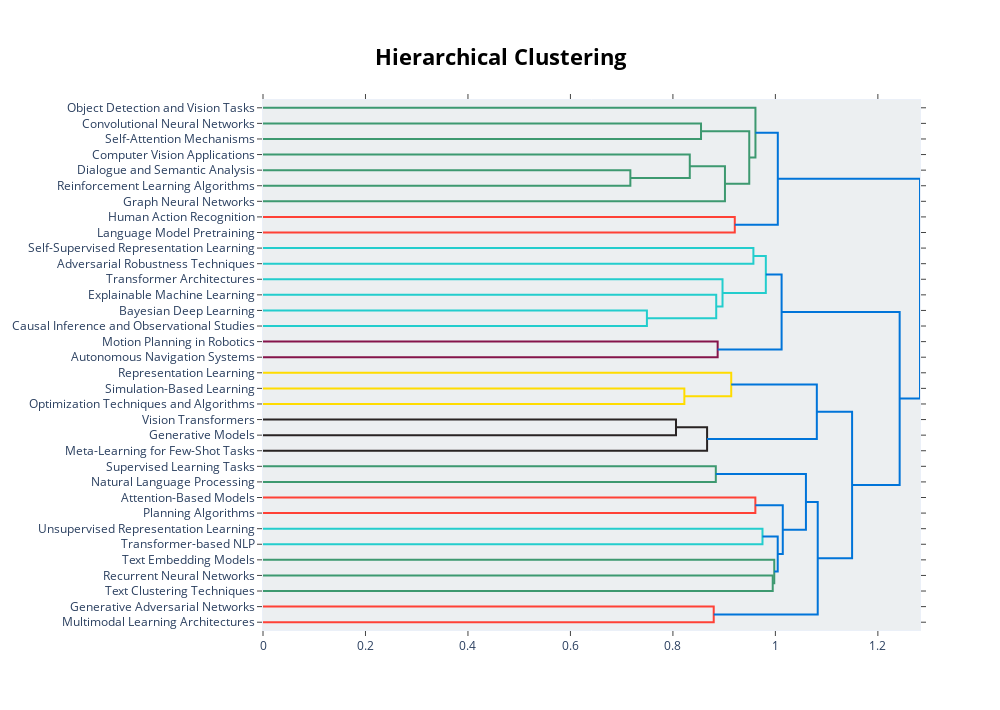

The notebook cell this image was saved under:
### Code cell
topic_model.visualize_hierarchy(custom_labels=custom_labels)

### Figure 1 — Plotly figure (JSON) as saved in the notebook; plotly's stock layout.template omitted (floating-point values rounded to 4 significant figures)
{"data": [{"hoverinfo": "text", "marker": {"color": "rgb(61,153,112)"}, "mode": "lines", "type": "scatter", "x": [0.0, 0.8549, 0.8549, 0.0], "xaxis": "x", "y": [-15.0, -15.0, -25.0, -25.0], "yaxis": "y"}, {"hoverinfo": "text", "marker": {"color": "rgb(61,153,112)"}, "mode": "lines", "type": "scatter", "x": [0.0, 0.7169, 0.7169, 0.0], "xaxis": "x", "y": [-45.0, -45.0, -55.0, -55.0], "yaxis": "y"}, {"hoverinfo": "text", "marker": {"color": "rgb(61,153,112)"}, "mode": "lines", "type": "scatter", "x": [0.0, 0.8329, 0.8329, 0.7169], "xaxis": "x", "y": [-35.0, -35.0, -50.0, -50.0], "yaxis": "y"}, {"hoverinfo": "text", "marker": {"color": "rgb(61,153,112)"}, "mode": "lines", "type": "scatter", "x": [0.8329, 0.9016, 0.9016, 0.0], "xaxis": "x", "y": [-42.5, -42.5, -65.0, -65.0], "yaxis": "y"}, {"hoverinfo": "text", "marker": {"color": "rgb(61,153,112)"}, "mode": "lines", "type": "scatter", "x": [0.8549, 0.949, 0.949, 0.9016], "xaxis": "x", "y": [-20.0, -20.0, -53.75, -53.75], "yaxis": "y"}, {"hoverinfo": "text", "marker": {"color": "rgb(61,153,112)"}, "mode": "lines", "type": "scatter", "x": [0.0, 0.9611, 0.9611, 0.949], "xaxis": "x", "y": [-5.0, -5.0, -36.88, -36.88], "yaxis": "y"}, {"hoverinfo": "text", "marker": {"color": "rgb(255,65,54)"}, "mode": "lines", "type": "scatter", "x": [0.0, 0.9207, 0.9207, 0.0], "xaxis": "x", "y": [-75.0, -75.0, -85.0, -85.0], "yaxis": "y"}, {"hoverinfo": "text", "marker": {"color": "rgb(0,116,217)"}, "mode": "lines", "type": "scatter", "x": [0.9611, 1.005, 1.005, 0.9207], "xaxis": "x", "y": [-20.94, -20.94, -80.0, -80.0], "yaxis": "y"}, {"hoverinfo": "text", "marker": {"color": "rgb(35,205,205)"}, "mode": "lines", "type": "scatter", "x": [0.0, 0.9571, 0.9571, 0.0], "xaxis": "x", "y": [-95.0, -95.0, -105.0, -105.0], "yaxis": "y"}, {"hoverinfo": "text", "marker": {"color": "rgb(35,205,205)"}, "mode": "lines", "type": "scatter", "x": [0.0, 0.7492, 0.7492, 0.0], "xaxis": "x", "y": [-135.0, -135.0, -145.0, -145.0], "yaxis": "y"}, {"hoverinfo": "text", "marker": {"color": "rgb(35,205,205)"}, "mode": "lines", "type": "scatter", "x": [0.0, 0.8845, 0.8845, 0.7492], "xaxis": "x", "y": [-125.0, -125.0, -140.0, -140.0], "yaxis": "y"}, {"hoverinfo": "text", "marker": {"color": "rgb(35,205,205)"}, "mode": "lines", "type": "scatter", "x": [0.0, 0.8968, 0.8968, 0.8845], "xaxis": "x", "y": [-115.0, -115.0, -132.5, -132.5], "yaxis": "y"}, {"hoverinfo": "text", "marker": {"color": "rgb(35,205,205)"}, "mode": "lines", "type": "scatter", "x": [0.9571, 0.9813, 0.9813, 0.8968], "xaxis": "x", "y": [-100.0, -100.0, -123.8, -123.8], "yaxis": "y"}, {"hoverinfo": "text", "marker": {"color": "rgb(133,20,75)"}, "mode": "lines", "type": "scatter", "x": [0.0, 0.8873, 0.8873, 0.0], "xaxis": "x", "y": [-155.0, -155.0, -165.0, -165.0], "yaxis": "y"}, {"hoverinfo": "text", "marker": {"color": "rgb(0,116,217)"}, "mode": "lines", "type": "scatter", "x": [0.9813, 1.012, 1.012, 0.8873], "xaxis": "x", "y": [-111.9, -111.9, -160.0, -160.0], "yaxis": "y"}, {"hoverinfo": "text", "marker": {"color": "rgb(255,220,0)"}, "mode": "lines", "type": "scatter", "x": [0.0, 0.8223, 0.8223, 0.0], "xaxis": "x", "y": [-185.0, -185.0, -195.0, -195.0], "yaxis": "y"}, {"hoverinfo": "text", "marker": {"color": "rgb(255,220,0)"}, "mode": "lines", "type": "scatter", "x": [0.0, 0.9138, 0.9138, 0.8223], "xaxis": "x", "y": [-175.0, -175.0, -190.0, -190.0], "yaxis": "y"}, {"hoverinfo": "text", "marker": {"color": "rgb(40,35,35)"}, "mode": "lines", "type": "scatter", "x": [0.0, 0.806, 0.806, 0.0], "xaxis": "x", "y": [-205.0, -205.0, -215.0, -215.0], "yaxis": "y"}, {"hoverinfo": "text", "marker": {"color": "rgb(40,35,35)"}, "mode": "lines", "type": "scatter", "x": [0.806, 0.8667, 0.8667, 0.0], "xaxis": "x", "y": [-210.0, -210.0, -225.0, -225.0], "yaxis": "y"}, {"hoverinfo": "text", "marker": {"color": "rgb(0,116,217)"}, "mode": "lines", "type": "scatter", "x": [0.9138, 1.081, 1.081, 0.8667], "xaxis": "x", "y": [-182.5, -182.5, -217.5, -217.5], "yaxis": "y"}, {"hoverinfo": "text", "marker": {"color": "rgb(61,153,112)"}, "mode": "lines", "type": "scatter", "x": [0.0, 0.8837, 0.8837, 0.0], "xaxis": "x", "y": [-235.0, -235.0, -245.0, -245.0], "yaxis": "y"}, {"hoverinfo": "text", "marker": {"color": "rgb(255,65,54)"}, "mode": "lines", "type": "scatter", "x": [0.0, 0.9609, 0.9609, 0.0], "xaxis": "x", "y": [-255.0, -255.0, -265.0, -265.0], "yaxis": "y"}, {"hoverinfo": "text", "marker": {"color": "rgb(35,205,205)"}, "mode": "lines", "type": "scatter", "x": [0.0, 0.9748, 0.9748, 0.0], "xaxis": "x", "y": [-275.0, -275.0, -285.0, -285.0], "yaxis": "y"}, {"hoverinfo": "text", "marker": {"color": "rgb(61,153,112)"}, "mode": "lines", "type": "scatter", "x": [0.0, 0.9948, 0.9948, 0.0], "xaxis": "x", "y": [-305.0, -305.0, -315.0, -315.0], "yaxis": "y"}, {"hoverinfo": "text", "marker": {"color": "rgb(61,153,112)"}, "mode": "lines", "type": "scatter", "x": [0.0, 0.9978, 0.9978, 0.9948], "xaxis": "x", "y": [-295.0, -295.0, -310.0, -310.0], "yaxis": "y"}, {"hoverinfo": "text", "marker": {"color": "rgb(0,116,217)"}, "mode": "lines", "type": "scatter", "x": [0.9748, 1.005, 1.005, 0.9978], "xaxis": "x", "y": [-280.0, -280.0, -302.5, -302.5], "yaxis": "y"}, {"hoverinfo": "text", "marker": {"color": "rgb(0,116,217)"}, "mode": "lines", "type": "scatter", "x": [0.9609, 1.014, 1.014, 1.005], "xaxis": "x", "y": [-260.0, -260.0, -291.2, -291.2], "yaxis": "y"}, {"hoverinfo": "text", "marker": {"color": "rgb(0,116,217)"}, "mode": "lines", "type": "scatter", "x": [0.8837, 1.06, 1.06, 1.014], "xaxis": "x", "y": [-240.0, -240.0, -275.6, -275.6], "yaxis": "y"}, {"hoverinfo": "text", "marker": {"color": "rgb(255,65,54)"}, "mode": "lines", "type": "scatter", "x": [0.0, 0.8796, 0.8796, 0.0], "xaxis": "x", "y": [-325.0, -325.0, -335.0, -335.0], "yaxis": "y"}, {"hoverinfo": "text", "marker": {"color": "rgb(0,116,217)"}, "mode": "lines", "type": "scatter", "x": [1.06, 1.083, 1.083, 0.8796], "xaxis": "x", "y": [-257.8, -257.8, -330.0, -330.0], "yaxis": "y"}, {"hoverinfo": "text", "marker": {"color": "rgb(0,116,217)"}, "mode": "lines", "type": "scatter", "x": [1.081, 1.15, 1.15, 1.083], "xaxis": "x", "y": [-200.0, -200.0, -293.9, -293.9], "yaxis": "y"}, {"hoverinfo": "text", "marker": {"color": "rgb(0,116,217)"}, "mode": "lines", "type": "scatter", "x": [1.012, 1.243, 1.243, 1.15], "xaxis": "x", "y": [-135.9, -135.9, -247.0, -247.0], "yaxis": "y"}, {"hoverinfo": "text", "marker": {"color": "rgb(0,116,217)"}, "mode": "lines", "type": "scatter", "x": [1.005, 1.282, 1.282, 1.243], "xaxis": "x", "y": [-50.47, -50.47, -191.4, -191.4], "yaxis": "y"}], "layout": {"autosize": false, "height": 710, "hoverlabel": {"bgcolor": "white", "font": {"family": "Rockwell", "size": 16}}, "hovermode": "closest", "plot_bgcolor": "#ECEFF1", "showlegend": false, "title": {"font": {"color": "Black", "size": 22}, "text": "<b>Hierarchical Clustering</b>", "x": 0.5, "xanchor": "center", "yanchor": "top"}, "width": 1000, "xaxis": {"mirror": "allticks", "rangemode": "tozero", "showgrid": false, "showline": true, "showticklabels": true, "ticks": "outside", "type": "linear", "zeroline": false}, "yaxis": {"mirror": "allticks", "range": [-340, 0], "rangemode": "tozero", "showgrid": false, "showline": true, "showticklabels": true, "tickmode": "array", "ticks": "outside", "ticktext": ["Object Detection and Vision Tasks", "Convolutional Neural Networks", "Self-Attention Mechanisms", "Computer Vision Applications", "Dialogue and Semantic Analysis", "Reinforcement Learning Algorithms", "Graph Neural Networks", "Human Action Recognition", "Language Model Pretraining", "Self-Supervised Representation Learning", "Adversarial Robustness Techniques", "Transformer Architectures", "Explainable Machine Learning", "Bayesian Deep Learning", "Causal Inference and Observational Studies", "Motion Planning in Robotics", "Autonomous Navigation Systems", "Representation Learning", "Simulation-Based Learning", "Optimization Techniques and Algorithms", "Vision Transformers", "Generative Models", "Meta-Learning for Few-Shot Tasks", "Supervised Learning Tasks", "Natural Language Processing", "Attention-Based Models", "Planning Algorithms", "Unsupervised Representation Learning", "Transformer-based NLP", "Text Embedding Models", "Recurrent Neural Networks", "Text Clustering Techniques", "Generative Adversarial Networks", "Multimodal Learning Architectures"], "tickvals": [-5, -15, -25, -35, -45, -55, -65, -75, -85, -95, -105, -115, -125, -135, -145, -155, -165, -175, -185, -195, -205, -215, -225, -235, -245, -255, -265, -275, -285, -295, -305, -315, -325, -335], "type": "linear", "zeroline": false}}}
